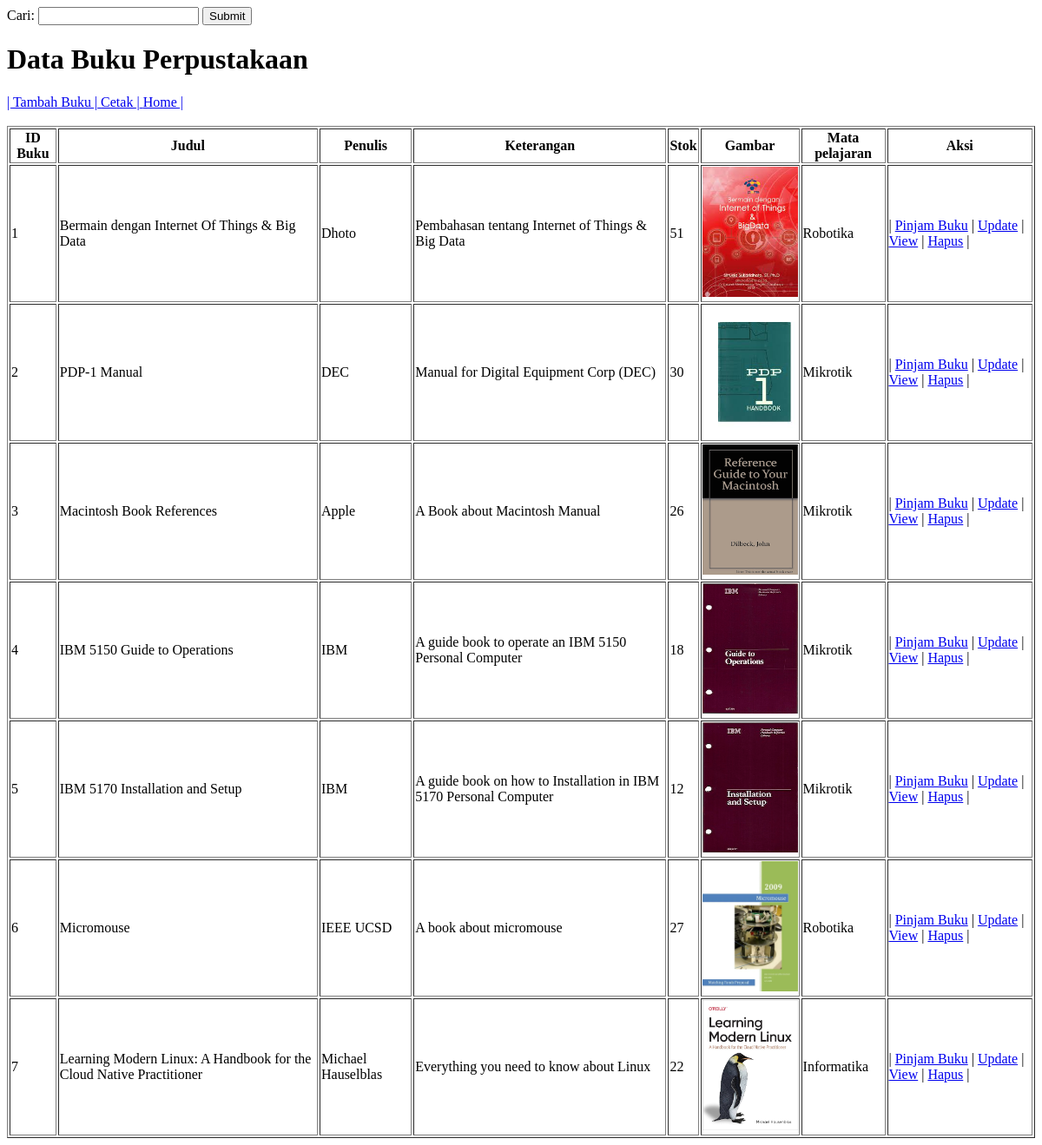
Before: /public/dashboard/data/dsperpustakaan.php with the older database file.
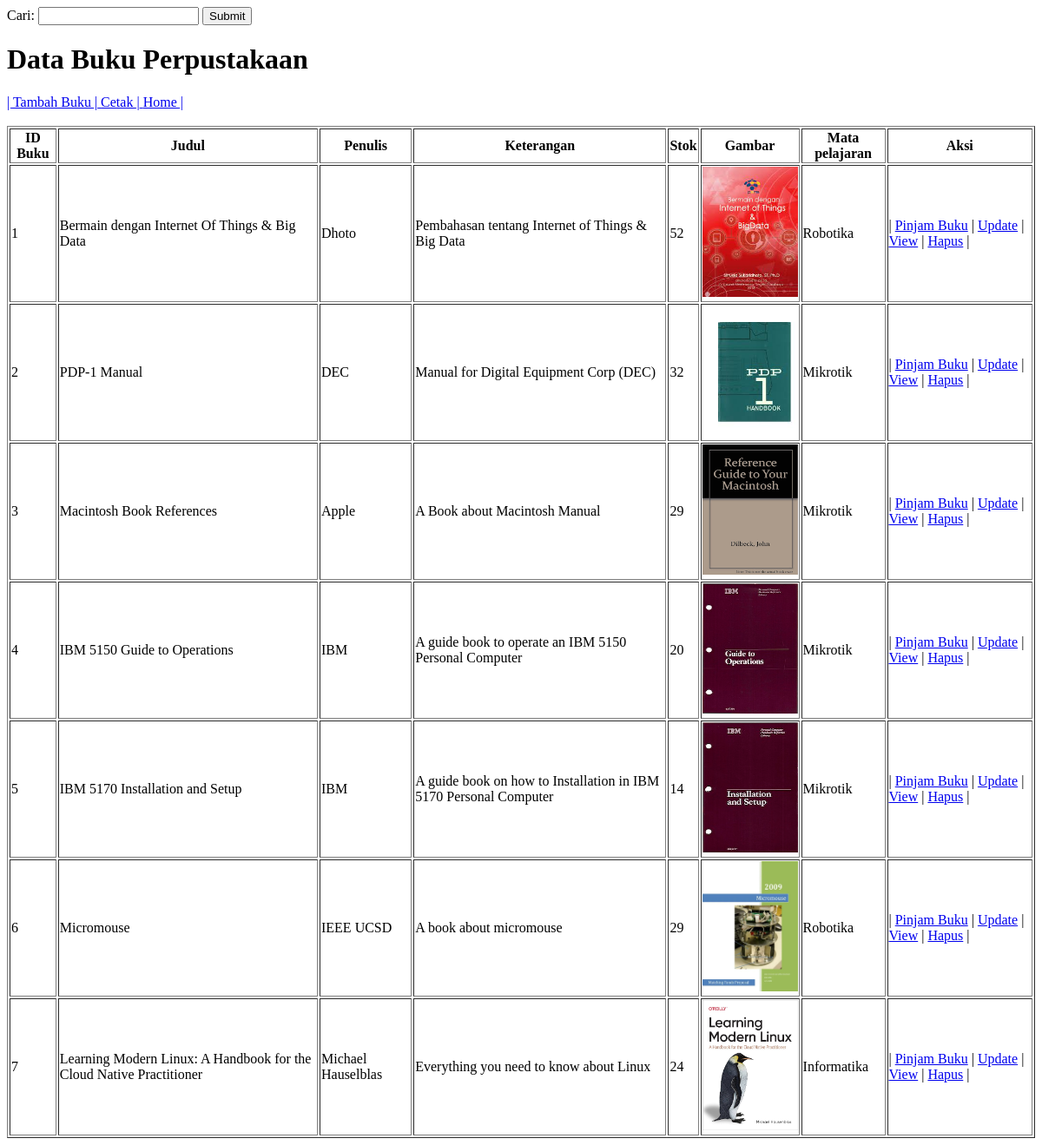
After: the same page with the newer database file.
### tables this page shows
CREATE TABLE `buku` (
  `id_buku` int(11) NOT NULL,
  `judul` varchar(100) DEFAULT NULL,
  `penulis` varchar(100) DEFAULT NULL,
  `keterangan` varchar(100) DEFAULT NULL,
  `stok` int(11) DEFAULT NULL,
  `gambar` varchar(100) DEFAULT NULL,
  `matapelajaran_idpelajaran` int(11) DEFAULT NULL
);

CREATE TABLE `matapelajaran` (
  `idpelajaran` int(11) NOT NULL,
  `namapelajaran` varchar(100) DEFAULT NULL,
  `guru_idguru` int(11) DEFAULT NULL
);

### public/dashboard/data/dsperpustakaan.php (the view, shortened to what this page needs)
<?php
    include_once("../../../config/koneksi.php");
?>
<!DOCTYPE html>
<html lang="en">
<head>
</head>
<body>
    <form action="dsperpustakaan.php" method="get">
        <label>Cari: </label>
        <input type="text" name="cari">
        <input type="submit" name="Cari">
    </form>
    <table border="1">
        <h1>Data Buku Perpustakaan</h1>
        <a href="../../perpustakaan/tambah/tambah.php">| Tambah Buku |</a>
        <a href="../../perpustakaan/cetak.php" target="_blank"> Cetak |</a>
        <a href="../dashboard.php"> Home |</a><br><br>
            <?php
                if (isset($_GET['cari'])) {
                    $cari = $_GET['cari'];
                    $ambildata = mysqli_query($kon, "SELECT buku.*, matapelajaran.namapelajaran FROM buku
                                                        INNER JOIN matapelajaran ON buku.matapelajaran_idpelajaran = matapelajaran.idpelajaran
                                                        WHERE buku.id_buku LIKE '%".$cari."%' OR buku.judul LIKE '%".$cari."%' OR buku.penulis LIKE '%".$cari."%'");
                } else {
                    $ambildata = mysqli_query($kon, "SELECT buku.*, matapelajaran.namapelajaran FROM buku
                                                        INNER JOIN matapelajaran ON buku.matapelajaran_idpelajaran = matapelajaran.idpelajaran
                                                        ORDER BY buku.id_buku ASC");
                }
            ?>
        <tr>
            <th>ID Buku</th>
            <th>Judul</th>
            <th>Penulis</th>
            <th>Keterangan</th>
            <th>Stok</th>
            <th>Gambar</th>
            <th>Mata pelajaran</th>
            <th>Aksi</th>
        </tr>
        <?php
            while ($userAmbilData = mysqli_fetch_array($ambildata)) {
                echo "<tr>";
                echo "<td>" . $id = $userAmbilData['id_buku'] . "</td>";
                echo "<td>" . $judul = $userAmbilData['judul'] . "</td>";
                echo "<td>" . $penulis = $userAmbilData['penulis'] . "</td>";
                echo "<td>" . $keterangan = $userAmbilData['keterangan'] . "</td>";
                echo "<td>" . $stok = $userAmbilData['stok'] . "</td>";
                echo "<td>";
                        $data = mysqli_query($kon, "SELECT * FROM buku WHERE id_buku = '{$userAmbilData['id_buku']}'");
                        while ($row = mysqli_fetch_array($data)) {
                            echo "<a href='javascript:void(0);' onclick=\"window.open(../../perpustakaan/aset/{$row['gambar']}', '_blank');\">
                                    <img src='../../perpustakaan/aset/{$row['gambar']}' alt='Gambar Guru' width='110' height='150'></a>";
                        }
                echo "<td>" . $mata_pelajaran = $userAmbilData['namapelajaran'] . "</td>";
                echo "<td>
                    | <a href='../../perpustakaan/view/pinjam.php?id=" .$userAmbilData['id_buku']. "'>Pinjam Buku</a> |
                    <a href='../../perpustakaan/update/update.php?id=" .$userAmbilData['id_buku']. "'>Update</a> |
                    <a href='../../perpustakaan/view/view.php?id=" .$userAmbilData['id_buku']. "'>View</a> |
                    <a href='../../perpustakaan/bukuhapus.php?id=" .$userAmbilData['id_buku']. "'>Hapus</a> |
                    </td>";
            }
        ?>
</body>
</html>

Changed rows visible on the page:
changed buku "Bermain dengan Internet Of Things & Big Data": stok "51" → "52"
changed buku "PDP-1 Manual": stok "30" → "32"
changed buku "Macintosh Book References": stok "26" → "29"
changed buku "IBM 5150 Guide to Operations": stok "18" → "20"
changed buku "IBM 5170 Installation and Setup": stok "12" → "14"
changed buku "Micromouse": stok "27" → "29"
changed buku "Learning Modern Linux: A Handbook for the Cloud Native Practitioner": stok "22" → "24"
